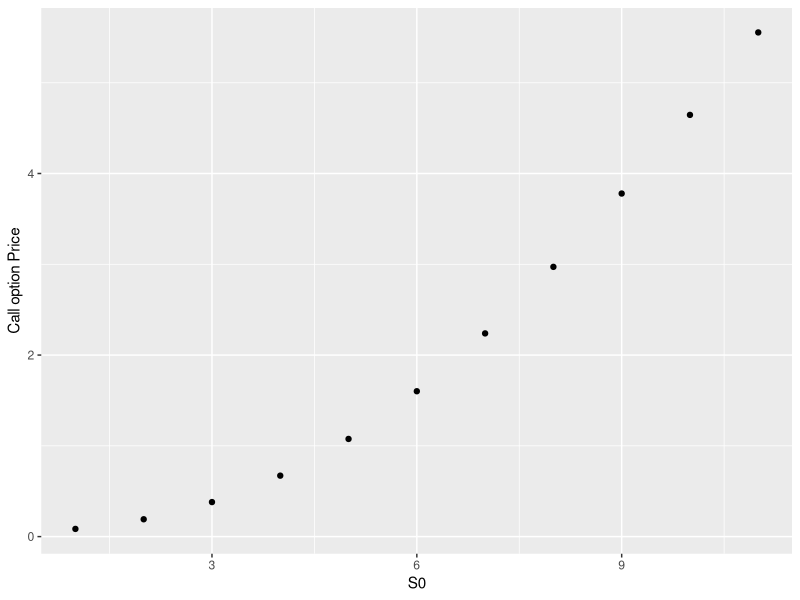
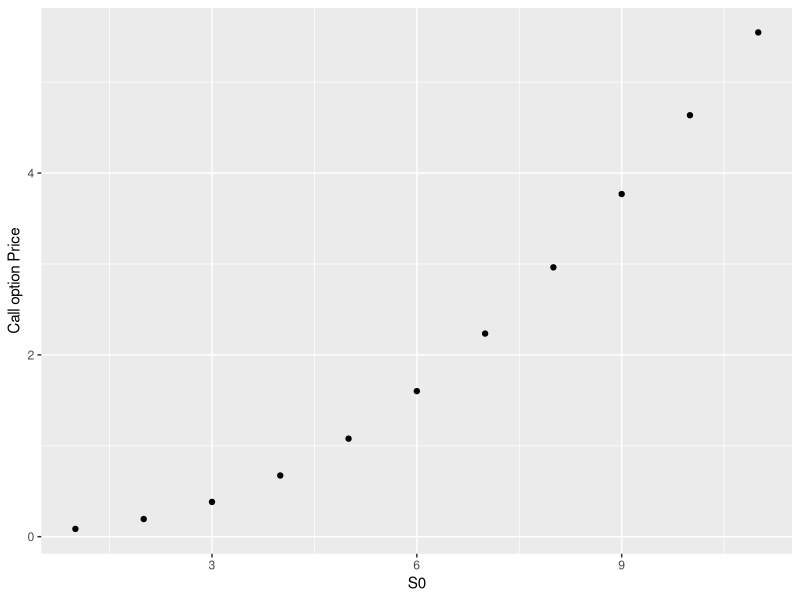

These figures' R source, in order: (Note: this script raises an error after producing the figures.)
library(ggplot2)

Q31 = c(0.08449,0.190743,0.380164,0.671287,1.07572,1.60126,2.23838,2.97144,3.77936,4.64575,5.5542)

ggplot() + geom_point(aes(x=seq(15:25), y = Q31)) + 
  xlab("S0") + 
  ylab("Call option Price")



Q32 = c(0.0857524,0.194263,0.382816,0.673219,1.07868,1.6016,2.23451,2.96303,3.76954,4.63619,5.54706)
ggplot() + geom_point(aes(x=seq(15:25), y = Q32)) + 
  xlab("S0") + 
  ylab("Call option Price")

D =read_csv("D.csv", col_names = F)
T =read_csv("T.csv", col_names = F)
V =read_csv("V.csv", col_names = F)
G =read_csv("G.csv", col_names = F)
R =read_csv("R.csv", col_names = F)

ggplot() + geom_point(aes(x=c(15:25), y = V$X1)) + 
  xlab("S0") + 
  ylab("Vega")


Q51 = read_csv("Q527.csv",col_names = F)
ggplot() + geom_point(aes(x=Q51$X1, y = Q51$X2)) + 
  xlab("X") + 
  ylab("Y")


